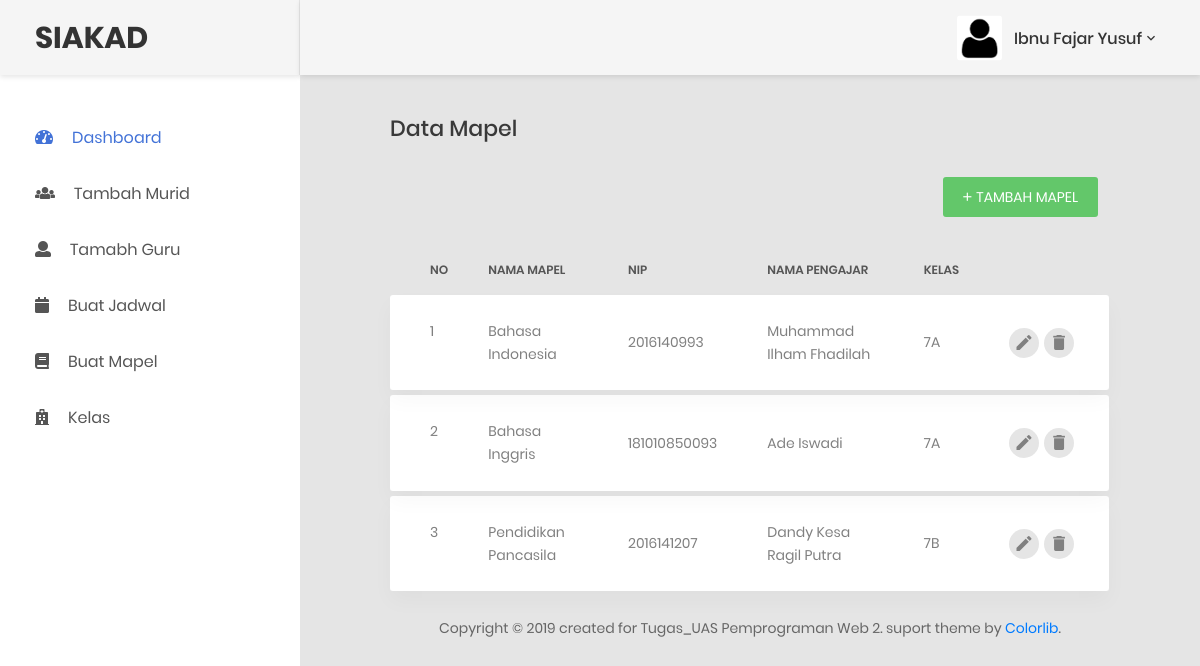
The page /staff/tambah_mapel.php (signed in) on the database its author committed.
### tables this page shows
CREATE TABLE `mapel` (
  `id` int(11) NOT NULL,
  `nip` varchar(13) NOT NULL,
  `nama` varchar(50) NOT NULL,
  `id_kelas` int(11) NOT NULL
);

CREATE TABLE `guru` (
  `nip` varchar(12) NOT NULL,
  `nama` varchar(100) NOT NULL,
  `email` varchar(100) NOT NULL,
  `alamat` varchar(200) NOT NULL,
  `password` varchar(255) NOT NULL
);

CREATE TABLE `kelas` (
  `id` int(11) NOT NULL,
  `no_kelas` varchar(5) NOT NULL
);

### staff/tambah_mapel.php (the view, shortened to what this page needs)
<?php
    include('../template/header.php');
?>
<div class="row">
    <div class="col-md-12">
        <h3 class="title-5 m-b-35">Data Mapel</h3>
        <div class="table-data__tool">
            <div class="table-data__tool-left">
                </div>
            <div class="table-data__tool-right">
                <button class="au-btn au-btn-icon au-btn--green au-btn--small" data-toggle="modal" data-target="#exampleModal">
                    <i class="zmdi zmdi-plus"></i>Tambah Mapel</button>
            </div>
        </div>
        <div class="table-responsive table-responsive-data2">
            <table class="table table-data2">
                <thead>
                    <tr>
                        <th>No</th>
                        <th>Nama Mapel</th>
                        <th>NIP</th>
                        <th>Nama Pengajar</th>
                        <th>Kelas</th>
                        <th></th>
                    </tr>
                </thead>
                <tbody>
                    <?php
                    include('../koneksi.php');
                    $no=1;
                    $sql="select a.id as id, a.nama as nama_mapel, b.nama as nama_guru, b.nip as nip,c.no_kelas as kelas from mapel a inner join guru b on a.nip=b.nip join kelas c on a.id_kelas=c.id ";
                    $query = mysqli_query($koneksi,$sql);
                    while($hasil = mysqli_fetch_array($query)){
                    ?>
                    <tr class="tr-shadow">
                        <td> <?= $no; ?> </td>
                        <td><?= $hasil['nama_mapel'];?></td>
                        <td><?= $hasil['nip'];?></td>
                        <td ><?= $hasil['nama_guru'];?></td>
                        <td ><?= $hasil['kelas'];?></td>
                        <td>
                            <div class="table-data-feature">
                                <button class="item" data-toggle="modal" data-target="#edit<?= $hasil['id'];?>" data-placement="top" title="Ubah">
                                    <i class="zmdi zmdi-edit"></i>
                                </button>
                                <button class="item" data-toggle="modal" data-target="#hapus<?= $hasil['id'];?>" data-placement="top" title="Hapus">
                                    <i class="zmdi zmdi-delete"></i>
                                </button>
                            </div>
                        </td>
                    </tr>
                    <tr class="spacer"></tr>
                <?php $no++; } ?>
                </tbody>
            </table>
        </div>
    </div>
</div>
<?php include('../template/footer1.php'); ?>
<?php include('../template/footer.php'); ?>

### rows shown on the page
mapel: nama "Bahasa Indonesia", nip.nip "2016140993", nip.nama "Muhammad Ilham Fhadilah", id_kelas.no_kelas "7A"
mapel: nama "Bahasa Inggris", nip.nip "181010850093", nip.nama "Ade Iswadi", id_kelas.no_kelas "7A"
mapel: nama "Pendidikan Pancasila", nip.nip "2016141207", nip.nama "Dandy Kesa Ragil Putra", id_kelas.no_kelas "7B"

### other values the page prints
$_SESSION['nama'] "Ibnu Fajar Yusuf"
